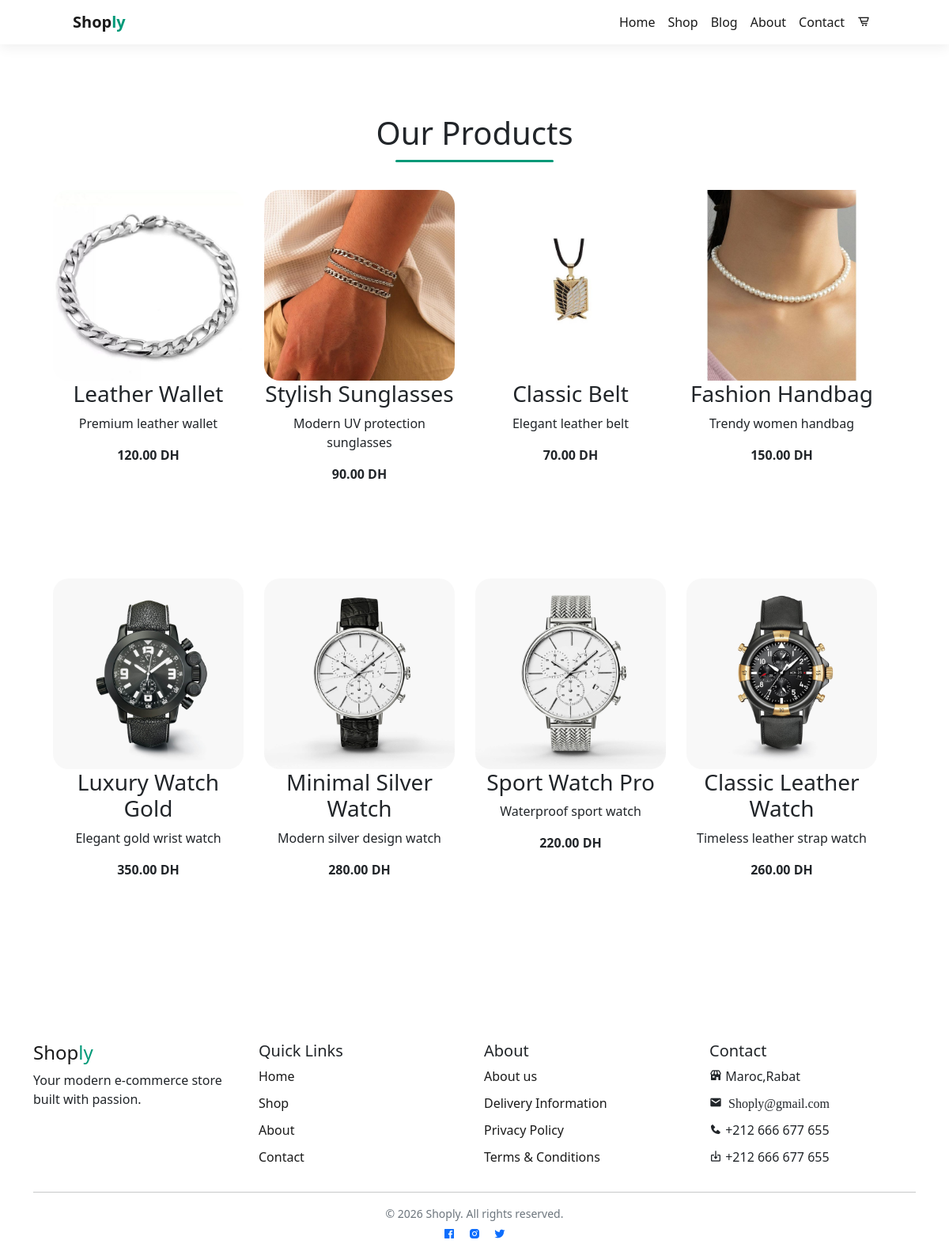
The page /product.php on the database its author committed.
### tables this page shows
CREATE TABLE products (
    id INT AUTO_INCREMENT PRIMARY KEY,
    name VARCHAR(255),
    description TEXT,
    price DECIMAL(10,2),
    image VARCHAR(255),
    created_at TIMESTAMP DEFAULT CURRENT_TIMESTAMP
);

### product.php (the view, shortened to what this page needs)
<?php
require 'config/db.php';
$query = "SELECT * FROM products";
$result = mysqli_query($conn, $query);
?>
<!DOCTYPE html>
<html lang="en">
<head>
    <link rel="stylesheet" href="/Projet/assets/css/product.css">
    <link rel="stylesheet" href="/Projet/assets/css/variable.css">
    <link href="https://cdn.jsdelivr.net/npm/bootstrap@5.0.2/dist/css/bootstrap.min.css" rel="stylesheet"
>
    <link href='https://unpkg.com/boxicons@2.1.4/css/boxicons.min.css' rel='stylesheet'>
</head>
<body>
    <?php include 'includes/header.php'; ?>
    <div class="container py-5 mt-5">
        <h1 class="my-4 mt-5 text-center">Our Products</h1>
        <div class="row max-auto container-fluid">
        <?php while ($row = mysqli_fetch_assoc($result)) {?>
            <div class='product text-center col-lg-3 col-lg-3 col-12'>
                <img class="" src="assets/images/<?php echo $row['image']; ?>">
                <h3><?php echo $row ['name']; ?></h3>
                <p><?php echo $row ['description']; ?></p>
                <p><b><?php echo $row ['price']; ?> DH</b></p>
            </div>
        <?php } ?>
        </div>
    </div>
    <?php include 'includes/footer.php'; ?>
</body>
</html>

### includes/header.php (shortened to what this page needs)
<!DOCTYPE html>
<html lang="en">
<head>
    <link rel="stylesheet" href="/Projet/assets/css/navbar.css">
    <link rel="stylesheet" href="/Projet/assets/css/variable.css">
    <link href="https://cdn.jsdelivr.net/npm/bootstrap@5.0.2/dist/css/bootstrap.min.css" rel="stylesheet"
>
    <link href='https://unpkg.com/boxicons@2.1.4/css/boxicons.min.css' rel='stylesheet'>
</head>
<body>
    <nav class="navbar navbar-expand-lg custom-navbar fixed-top">
        <div class="container">
            <a class="navbar-brand fw-bold logo" href="index.php">Shop<span>ly</span></a>
            <div class="collapse navbar-collapse" id="navbarNav">
                <ul class="navbar-nav ms-auto">
                    <li class="nav-item">
                        <a href="index.php" class="nav-link max_lg_2 active">Home</a>
                    </li>
                    <li class="nav-item">
                        <a href="product.php" class="nav-link">Shop</a>
                    </li>
                    <li class="nav-item">
                        <a href="blog.php" class="nav-link">Blog</a>
                    </li>
                    <li class="nav-item">
                        <a href="about.php" class="nav-link">About</a>
                    </li>
                    <li class="nav-item">
                        <a href="contact.php" class="nav-link">Contact</a>
                    </li>
                    <li class="nav-item">
                        <a href="cart.php" class="nav-link"><i class='bx bx-cart-alt'></i></a>
                    </li>
                </ul>
            </div>
        </div>
    </nav>
</body>
</html>

### includes/footer.php (shortened to what this page needs)
<!DOCTYPE html>
<html lang="en">
<head>
    <link rel="stylesheet" href="/Projet/assets/css/footer.css">
    <link rel="stylesheet" href="/Projet/assets/css/variable.css">
    <link href="https://cdn.jsdelivr.net/npm/bootstrap@5.0.2/dist/css/bootstrap.min.css" rel="stylesheet"
>
    <link href='https://unpkg.com/boxicons@2.1.4/css/boxicons.min.css' rel='stylesheet'>
</head>
<body>
    <footer class="custom-footer mt-5">
        <div class="container">
            <div class="row">
                <div class="col-12 col-md-3">
                    <h4 class="footer-logo">Shop<span>ly</span></h4>
                    <p>Your modern e-commerce store built with passion.</p>
                </div>
                <div class="col-12 col-md-3">
                    <h5>Quick Links</h5>
                    <ul class="footer-links">
                        <li><a href="index.php">Home</a></li>
                        <li><a href="product.php">Shop</a></li>
                        <li><a href="about.php">About</a></li>
                        <li><a href="contact.php">Contact</a></li>
                    </ul>
                </div>
                <div class="col-12 col-md-3">
                    <h5>About</h5>
                    <ul class="footer-links">
                        <li><a href="#">About us</a></li>
                        <li><a href="#">Delivery Information</a></li>
                        <li><a href="#">Privacy Policy</a></li>
                        <li><a href="#">Terms & Conditions</a></li>
                    </ul>
                </div>
                <div class="col-12 col-md-3">
                    <h5>Contact</h5>
                    <ul class="footer-links">
                        <li><i class='bx bxs-store'></i> Maroc,Rabat</li>
                        <li><i class='bx bxs-envelope'> Shoply@gmail.com</i></li>
                        <li><i class='bx bxs-phone'></i> +212 666 677 655</li>
                        <li><i class='bx bx-import'></i> +212 666 677 655</li>
                    </ul>
                </div>
            </div>
                <hr>
                <div class="text-center">
                    <p class="small text-muted mb-1">© 2026 Shoply. All rights reserved.</p>
                    <div class="d-flex justify-content-center gap-3">
                        <a href="#"><i class='bx bxl-facebook-square'></i></a>
                        <a href="#"><i class='bx bxl-instagram-alt'></i></a>
                        <a href="#"><i class='bx bxl-twitter'></i></a>
                    </div>
                </div>
        </div>
    </footer>
</body>
</html>

### assets/css/product.css (style rules this page uses)
h1 { font-size: 32px; }
h1::after { content: ""; width: 200px; height: 3px; background: var(--color-accent); display: block; margin: 10px auto; border-radius: 5px; }
.product { width: 23%; min-width: 250px; padding: 10px 12px; border: 1px solid var(--color-white); border-radius: 25px; cursor: pointer; box-shadow: 1px snow var(--color-primary); }
.product img { width: 100%; border-radius: 20px; }
.product { cursor: pointer; margin-bottom: 2rem; }
.product img { transition: 0.3s all; }

### assets/css/variable.css (style rules this page uses)
:root { --header-padding: 20px 80px; --shadow-light: 0 5px 15px rgba(0, 0, 0, 0.06); --color-primary: #1a1a1a; --color-black: #000000; --color-gray: #666777; --color-accent: #009978; --color-white: #ffffff; --color-pri: #3a3833; }

### assets/css/navbar.css (style rules this page uses)
.navbar { background-color: var(--color-white); }
.custom-navbar { padding: var(--header-padding); box-shadow:var(--shadow-light); }
.logo { font-weight: 500; font-size: 24px; transition: 0.3s color; color: var(--color-primary); }
.logo span { color: var(--color-accent); }
.nav-link { color: var(--color-primary) !important; font-weight: 500; position: relative; }
@media (min-width: 991px) { .nav-link::before { content: ""; position: absolute; bottom: 0; transition: translateX(-50%); width: 0; height: 2px; background-color: var(--color-accent); visibility: hidden; transition: 0.3s ease-in-out; } }

### assets/css/footer.css (style rules this page uses)
.footer-logo { font-weight: 500; font-size: 24px; transition: 0.3s color; color: var(--color-primary); }
.footer-logo span { color: var(--color-accent); }
.footer-links { list-style: none; padding: 0; }
.footer-links li { margin-bottom: 10px; }
.footer-links a { color: var(--color-primary); text-decoration: none; transition: 0.3s; }

### rows shown on the page
products: image (picture), name "Leather Wallet", description "Premium leather wallet", price "120.00"
products: image (picture), name "Stylish Sunglasses", description "Modern UV protection sunglasses", price "90.00"
products: image (picture), name "Classic Belt", description "Elegant leather belt", price "70.00"
products: image (picture), name "Fashion Handbag", description "Trendy women handbag", price "150.00"
products: image (picture), name "Luxury Watch Gold", description "Elegant gold wrist watch", price "350.00"
products: image (picture), name "Minimal Silver Watch", description "Modern silver design watch", price "280.00"
products: image (picture), name "Sport Watch Pro", description "Waterproof sport watch", price "220.00"
products: image (picture), name "Classic Leather Watch", description "Timeless leather strap watch", price "260.00"
